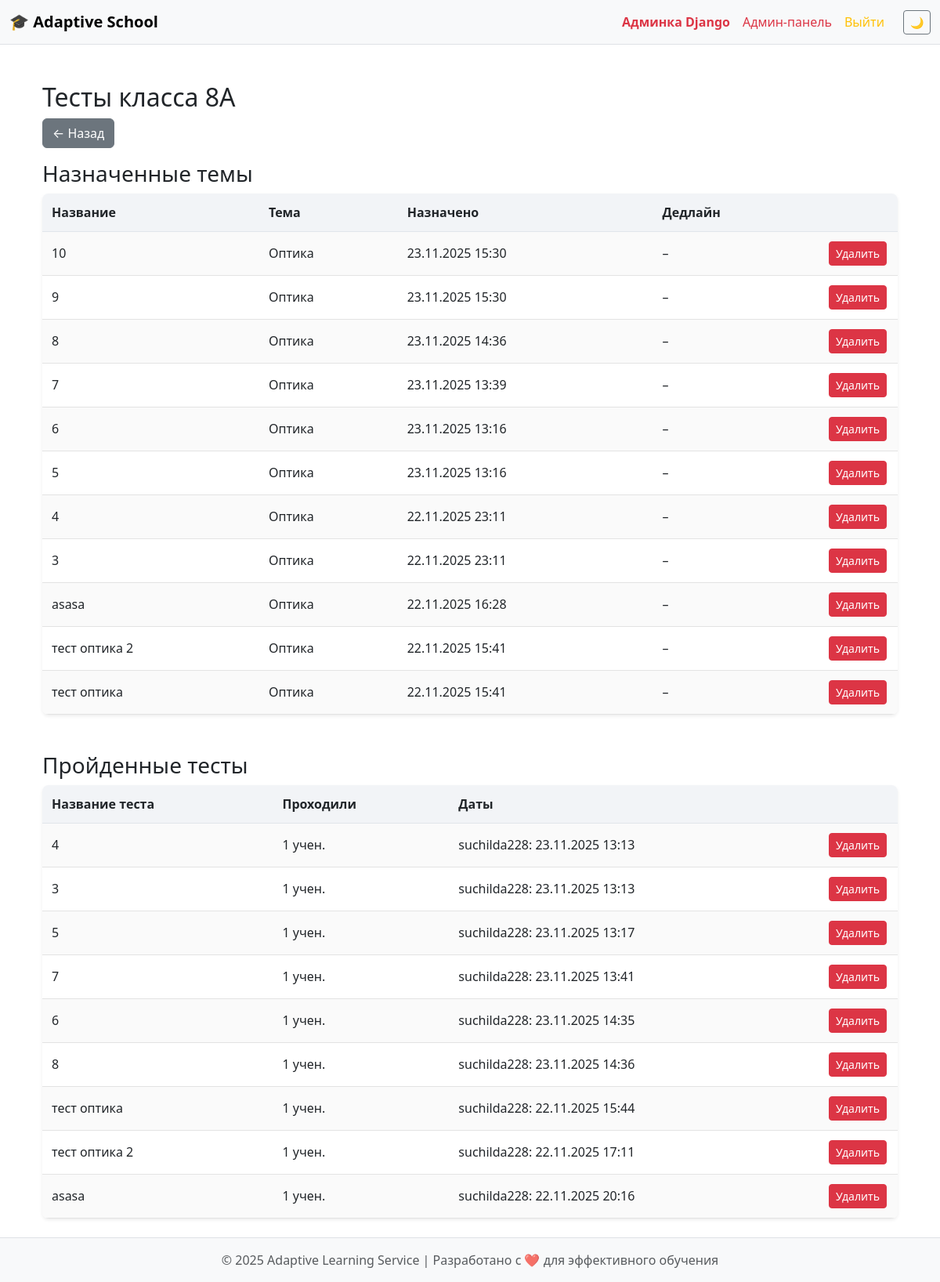
The app's page /class/1/tests/ (signed in), older data.
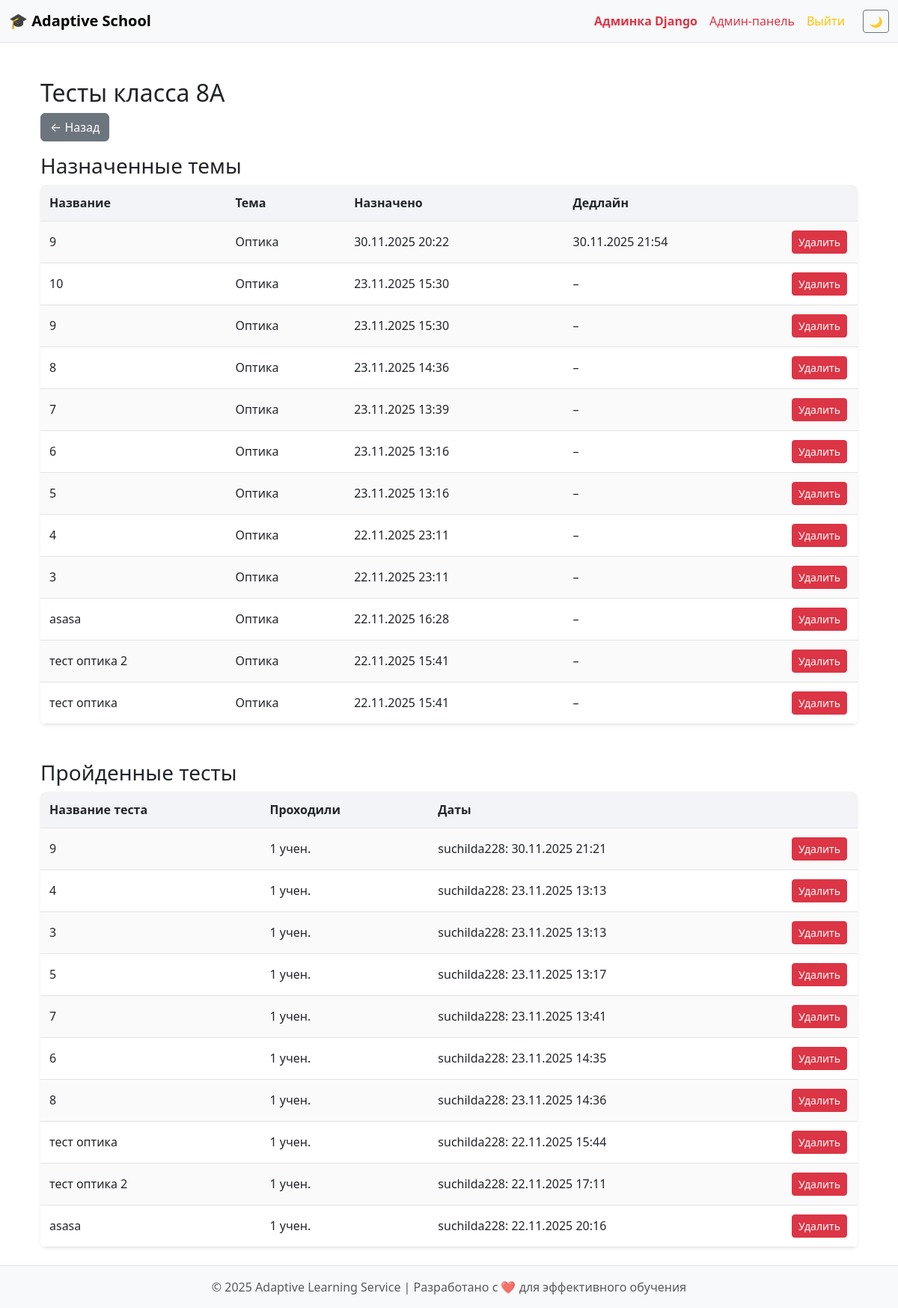
The same page, newer data.
### school/models.py (models this page shows, shortened)
class SchoolClass(models.Model):
    name = models.CharField(max_length=20)
    teachers = models.ManyToManyField(Teacher, related_name="classes")  # 🔹 связь "многие ко многим"4
    students = models.ManyToManyField('Student', related_name="classes")  # 🔹 связь "многие ко многим"
    class Meta:
        verbose_name = "Класс"
        verbose_name_plural = "Классы"

class AssignedTopic(models.Model):
    title = models.CharField(max_length=150, blank=True)
    school_class = models.ForeignKey(SchoolClass, on_delete=models.CASCADE, related_name="assigned_topics")
    topic = models.ForeignKey(Topic, on_delete=models.CASCADE, related_name="assigned_to_classes")
    assigned_by = models.ForeignKey(Teacher, on_delete=models.CASCADE, related_name="given_topics")
    date_assigned = models.DateTimeField(auto_now_add=True)
    is_active = models.BooleanField(default=True)
    question_count = models.IntegerField(default=0)
    deadline = models.DateTimeField(null=True, blank=True)
    class Meta:
        verbose_name = "Назначенная тема"
        verbose_name_plural = "Назначенные темы"

class Topic(models.Model):
    name = models.CharField(max_length=100)
    subtopics = models.ManyToManyField('SubTopic', blank=True, related_name="topics")
    class Meta:
        verbose_name = "Тема"
        verbose_name_plural = "Темы"

class Test(models.Model):
    lesson = models.ForeignKey(Lesson, on_delete=models.CASCADE, related_name="tests")
    assigned_topic = models.ForeignKey('AssignedTopic', on_delete=models.SET_NULL, null=True, blank=True)
    topic = models.ForeignKey(Topic, on_delete=models.CASCADE, null=True, blank=True)
    title = models.CharField(max_length=150)
    date_available = models.DateField()
    questions = models.ManyToManyField(Question, blank=True)
    maximin_questions = models.IntegerField(default=0)
    class Meta:
        verbose_name = "Тест"
        verbose_name_plural = "Тесты"

class TestResult(models.Model):
    student = models.ForeignKey(Student, on_delete=models.CASCADE)
    test = models.ForeignKey(Test, on_delete=models.CASCADE)
    assigned_topic = models.ForeignKey('AssignedTopic', on_delete=models.SET_NULL, null=True, blank=True)
    score = models.IntegerField()
    grade = models.IntegerField()
    completed_at = models.DateTimeField(auto_now_add=True)
    is_homework_generating = models.BooleanField(default=False)
    class Meta:
        verbose_name = "Результат теста"
        verbose_name_plural = "Результаты тестов"

class Student(models.Model):
    user = models.OneToOneField(User, on_delete=models.CASCADE)
    name = models.CharField(max_length=100)
    surname = models.CharField(max_length=100)
    patronymic = models.CharField(max_length=100, blank=True)
    class Meta:
        verbose_name = "Ученик"
        verbose_name_plural = "Ученики"

### school/views.py (the view)
# urls.py: path("class/<int:class_id>/tests/", views.class_tests, name="class_tests"),
@login_required
def class_tests(request, class_id):
    school_class = get_object_or_404(SchoolClass, id=class_id)
    assigned = AssignedTopic.objects.filter(school_class=school_class)
    assigned = assigned.order_by("-date_assigned")
    test_results = TestResult.objects.filter(
        student__classes=school_class
    ).select_related("test", "student")
    tests = {}
    for r in test_results:
        t = r.test
        if t.id not in tests:
            tests[t.id] = {
                "test": t,
                "results": [],
                "students_count": 0
            }
        tests[t.id]["results"].append(r)
    for t in tests.values():
        t["students_count"] = len(t["results"])
    tests = dict(sorted(tests.items(), key=lambda item: item[1]["test"].date_available, reverse=True))
    return render(request, "class_tests.html", {
        "school_class": school_class,
        "assigned": assigned,
        "tests": tests.values(),
    })

### templates/class_tests.html (shortened to what this page needs)
{% extends "base.html" %}
{% block content %}
<div class="container mt-4">
    <h2>Тесты класса {{ school_class.name }}</h2>
    <a href="{% url 'class_journal' school_class.id %}" class="btn btn-secondary mb-3">← Назад</a>
    <h3>Назначенные темы</h3>
    {% if assigned %}
    <table class="custom-table table-striped shadow-sm">
        <thead>
            <tr>
                <th>Название</th>
                <th>Тема</th>
                <th>Назначено</th>
                <th>Дедлайн</th>
                <th style="width: 100px"></th>
            </tr>
        </thead>
        <tbody>
        {% for a in assigned %}
            <tr>
                <td>{{ a.title }}</td>
                <td>{{ a.topic.name }}</td>
                <td>{{ a.date_assigned|date:"d.m.Y H:i" }}</td>
                <td>{% if a.deadline %}{{ a.deadline|date:"d.m.Y H:i" }}{% else %} – {% endif %}</td>
                <td>
                    <a href="{% url 'delete_assigned_topic' a.id %}"
                       class="btn btn-danger btn-sm"
                       onclick="return confirm('Удалить назначенную тему?')">
                       Удалить
                    </a>
                </td>
            </tr>
        {% endfor %}
        </tbody>
    </table>
    {% else %}
        <p class="text-muted">Нет назначенных тем.</p>
    {% endif %}
    <h3 class="mt-5">Пройденные тесты</h3>
    {% if tests %}
    <table class="custom-table table-striped shadow-sm">
        <thead>
            <tr>
                <th>Название теста</th>
                <th>Проходили</th>
                <th>Даты</th>
                <th style="width: 100px"></th>
            </tr>
        </thead>
        <tbody>
        {% for t in tests %}
            <tr>
                <td>{{ t.test.assigned_topic.title }}</td>
                <td>{{ t.students_count }} учен.</td>
                <td>
                    {% for r in t.results %}
                        {{ r.student.surname }}: {{ r.completed_at|date:"d.m.Y H:i" }}<br>
                    {% endfor %}
                </td>
                <td>
                    <a href="{% url 'delete_test' t.test.id %}"
                       class="btn btn-danger btn-sm"
                       onclick="return confirm('Удалить тест и все результаты?')">
                       Удалить
                    </a>
                </td>
            </tr>
        {% endfor %}
        </tbody>
    </table>
    {% else %}
        <p class="text-muted">Ученики ещё не проходили тесты.</p>
    {% endif %}
</div>
{% endblock %}

### templates/base.html (shortened to what this page needs)
{% load static %}
<!DOCTYPE html>
<html lang="ru" data-bs-theme="light">
<head>
  <link
      href="https://cdn.jsdelivr.net/npm/bootstrap@5.3.3/dist/css/bootstrap.min.css"
      rel="stylesheet"
  >
</head>
<body class="d-flex flex-column min-vh-100">
<nav class="navbar navbar-expand-lg bg-body-tertiary border-bottom sticky-top">
  <div class="container-fluid">
    <a class="navbar-brand" href="/"><b>🎓 Adaptive School</b></a>
    <div class="collapse navbar-collapse" id="navbarNav">
      <ul class="navbar-nav ms-auto">
        {% if request.user.is_authenticated %}
          {% if request.user.is_superuser %}
            <li class="nav-item"><a class="nav-link text-danger" href="/admin/"><b>Админка Django</b></a></li>
            <li class="nav-item"><a class="nav-link text-danger" href="/admin-panel/">Админ-панель</a></li>
          {% endif %}
          <li class="nav-item"><a class="nav-link text-warning" href="{% url 'logout' %}">Выйти</a></li>
        {% else %}
          <li class="nav-item"><a class="nav-link" href="{% url 'login' %}">Войти</a></li>
        {% endif %}
        <li class="nav-item align-content-center justify-content-center">
          <button id="themeToggle" class="btn btn-outline-secondary btn-sm ms-3" aria-label="Переключить тему"><span
              id="themeIcon"></span></button>
        </li>
      </ul>
    </div>
  </div>
</nav>
<main class="container my-4 flex-grow-1">
  {% block content %}
  {% endblock %}
</main>
<footer class="bg-body-tertiary text-center py-3 mt-auto border-top">
  <p class="mb-0 text-muted">
    © 2025 Adaptive Learning Service | Разработано с ❤️ для эффективного обучения
  </p>
</footer>
</body>
</html>

### templates/base.html (style rules this page uses)
body { min-height: 100vh; display: flex; flex-direction: column; }
main { flex: 1; }
.custom-table { width: 100%; border-collapse: collapse; border-radius: 8px; overflow: hidden; font-size: 16px; }
.custom-table thead tr { background: #f2f4f7; }
.custom-table thead th { padding: 12px; font-weight: 600; border-bottom: 1px solid #e1e5eb; }
.custom-table tbody tr:nth-child(odd) { background: #fafafa; }
.custom-table td { padding: 12px; border-bottom: 1px solid #e3e3e3; }

Row changes from the older to the newer data that the page shows:
added AssignedTopic: title "9", topic.name "Оптика", date_assigned "30.11.2025 20:22", deadline "30.11.2025 21:54"
added Test: test.assigned_topic "9", students_count "1"
added TestResult: student.surname "suchilda228", completed_at "30.11.2025 21:21", shown under "9"
